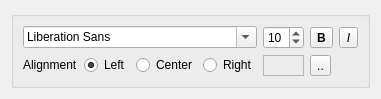
<?xml version="1.0" encoding="UTF-8"?>
<ui version="4.0">
 <class>TextAnnotationAttributesWidget</class>
 <widget class="QWidget" name="TextAnnotationAttributesWidget">
  <property name="geometry">
   <rect>
    <x>0</x>
    <y>0</y>
    <width>360</width>
    <height>83</height>
   </rect>
  </property>
  <property name="windowTitle">
   <string>Text Annotation Attributes</string>
  </property>
  <layout class="QGridLayout" name="gridLayout_2">
   <item row="0" column="0">
    <widget class="QGroupBox" name="groupBox">
     <property name="title">
      <string/>
     </property>
     <layout class="QGridLayout" name="gridLayout">
      <item row="0" column="0" colspan="4">
       <widget class="QFontComboBox" name="pFont">
        <property name="toolTip">
         <string>Font</string>
        </property>
       </widget>
      </item>
      <item row="2" column="3">
       <widget class="QRadioButton" name="pRightAlign">
        <property name="toolTip">
         <string>Align Right</string>
        </property>
        <property name="text">
         <string>Right</string>
        </property>
       </widget>
      </item>
      <item row="2" column="1">
       <widget class="QRadioButton" name="pLeftAlign">
        <property name="toolTip">
         <string>Align Left</string>
        </property>
        <property name="text">
         <string>Left</string>
        </property>
        <property name="checked">
         <bool>true</bool>
        </property>
       </widget>
      </item>
      <item row="2" column="0">
       <widget class="QLabel" name="l3">
        <property name="sizePolicy">
         <sizepolicy hsizetype="Preferred" vsizetype="Fixed">
          <horstretch>0</horstretch>
          <verstretch>0</verstretch>
         </sizepolicy>
        </property>
        <property name="font">
         <font>
          <weight>50</weight>
          <bold>false</bold>
         </font>
        </property>
        <property name="text">
         <string>Alignment</string>
        </property>
       </widget>
      </item>
      <item row="0" column="7">
       <widget class="QToolButton" name="pItalic">
        <property name="font">
         <font>
          <italic>true</italic>
         </font>
        </property>
        <property name="toolTip">
         <string>Italic</string>
        </property>
        <property name="text">
         <string>I</string>
        </property>
        <property name="checkable">
         <bool>true</bool>
        </property>
       </widget>
      </item>
      <item row="2" column="2">
       <widget class="QRadioButton" name="pCenterAlign">
        <property name="toolTip">
         <string>Align Center</string>
        </property>
        <property name="text">
         <string>Center</string>
        </property>
       </widget>
      </item>
      <item row="2" column="5">
       <widget class="QToolButton" name="pColor">
        <property name="toolTip">
         <string>Pick Text Color</string>
        </property>
        <property name="autoFillBackground">
         <bool>false</bool>
        </property>
        <property name="text">
         <string>..</string>
        </property>
        <property name="autoRaise">
         <bool>false</bool>
        </property>
       </widget>
      </item>
      <item row="2" column="4">
       <widget class="QFrame" name="pSelectedColor">
        <property name="toolTip">
         <string>Text Color</string>
        </property>
        <property name="frameShape">
         <enum>QFrame::StyledPanel</enum>
        </property>
        <property name="frameShadow">
         <enum>QFrame::Plain</enum>
        </property>
       </widget>
      </item>
      <item row="0" column="4">
       <widget class="QSpinBox" name="pSize">
        <property name="toolTip">
         <string>Font Size</string>
        </property>
        <property name="minimum">
         <number>1</number>
        </property>
        <property name="value">
         <number>10</number>
        </property>
       </widget>
      </item>
      <item row="0" column="5">
       <widget class="QToolButton" name="pBold">
        <property name="font">
         <font>
          <weight>75</weight>
          <bold>true</bold>
         </font>
        </property>
        <property name="toolTip">
         <string>Bold</string>
        </property>
        <property name="text">
         <string>B</string>
        </property>
        <property name="checkable">
         <bool>true</bool>
        </property>
       </widget>
      </item>
     </layout>
    </widget>
   </item>
  </layout>
 </widget>
 <resources/>
 <connections/>
</ui>
